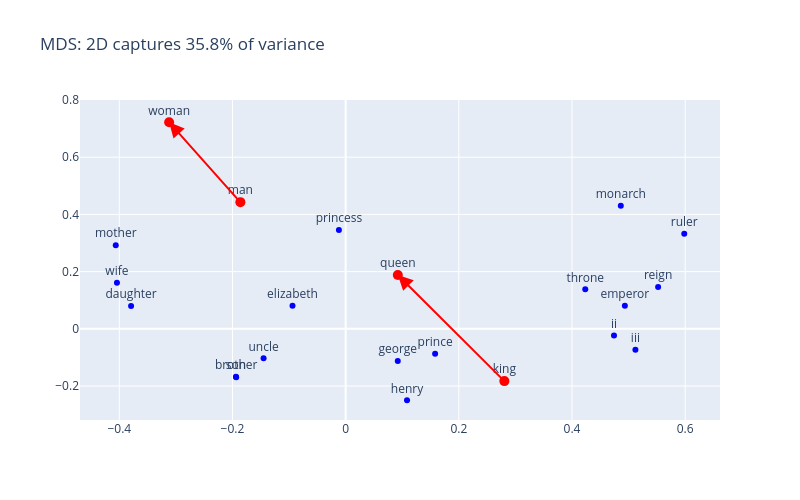

Notebook cell for this chart:
### Markdown cell above
## Word Analogies

These regularities give rise to **word analogies**. The vector difference between related word pairs is roughly constant:

$$\vec{\text{king}} - \vec{\text{man}} + \vec{\text{woman}} \approx \vec{\text{queen}}$$

More generally, if $w_1 : w_2 :: w_3 : w_4$, then $w_4 \approx w_2 - w_1 + w_3$.

The red arrows below show how the offset from "man" to "woman" is roughly parallel to the offset from "king" to "queen":

### Code cell
emb.plot_analogy('man', 'woman', 'king', n=10)

### Figure 1 — Plotly figure (JSON) as saved in the notebook; plotly's stock layout.template omitted (floating-point values rounded to 4 significant figures)
{"data": [{"marker": {"color": "blue", "size": 6}, "mode": "markers+text", "text": ["man", "woman", "king", "queen", "monarch", "throne", "daughter", "princess", "prince", "elizabeth", "mother", "emperor", "wife", "ruler", "son", "henry", "iii", "reign", "brother", "george", "ii", "uncle"], "textposition": "top center", "type": "scatter", "x": [-0.1861, -0.312, 0.2804, 0.09217, 0.4862, 0.4234, -0.3792, -0.01194, 0.1581, -0.09393, -0.4063, 0.4934, -0.4042, 0.5983, -0.1939, 0.1084, 0.512, 0.5521, -0.1935, 0.09207, 0.4742, -0.145], "y": [0.4428, 0.7222, -0.1829, 0.1882, 0.4303, 0.1381, 0.07955, 0.3455, -0.08706, 0.08089, 0.2921, 0.08049, 0.161, 0.3324, -0.1676, -0.2498, -0.0735, 0.146, -0.1694, -0.1128, -0.02305, -0.103]}, {"marker": {"color": "red", "size": 10}, "mode": "markers", "type": "scatter", "x": [-0.1861, -0.312, 0.2804, 0.09217], "y": [0.4428, 0.7222, -0.1829, 0.1882]}], "layout": {"annotations": [{"arrowcolor": "red", "arrowhead": 2, "arrowsize": 1.5, "arrowwidth": 2, "ax": -0.1861, "axref": "x", "ay": 0.4428, "ayref": "y", "showarrow": true, "x": -0.312, "xref": "x", "y": 0.7222, "yref": "y"}, {"arrowcolor": "red", "arrowhead": 2, "arrowsize": 1.5, "arrowwidth": 2, "ax": 0.2804, "axref": "x", "ay": -0.1829, "ayref": "y", "showarrow": true, "x": 0.09217, "xref": "x", "y": 0.1882, "yref": "y"}], "height": 500, "showlegend": false, "title": {"text": "MDS: 2D captures 35.8% of variance"}, "width": 800, "xaxis": {"autorange": true, "range": [-0.4695, 0.6615], "type": "linear"}, "yaxis": {"autorange": true, "range": [-0.3189, 0.8], "type": "linear"}}}
